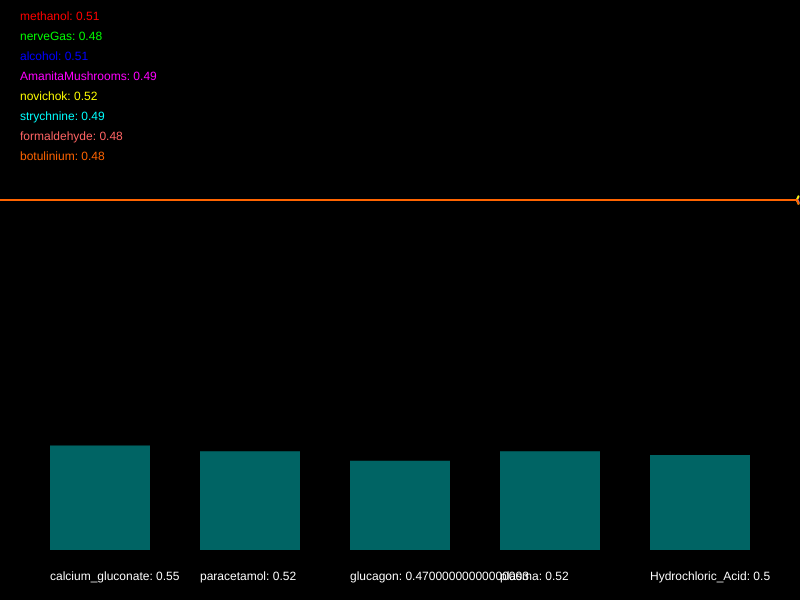
Frame 1 (no input)
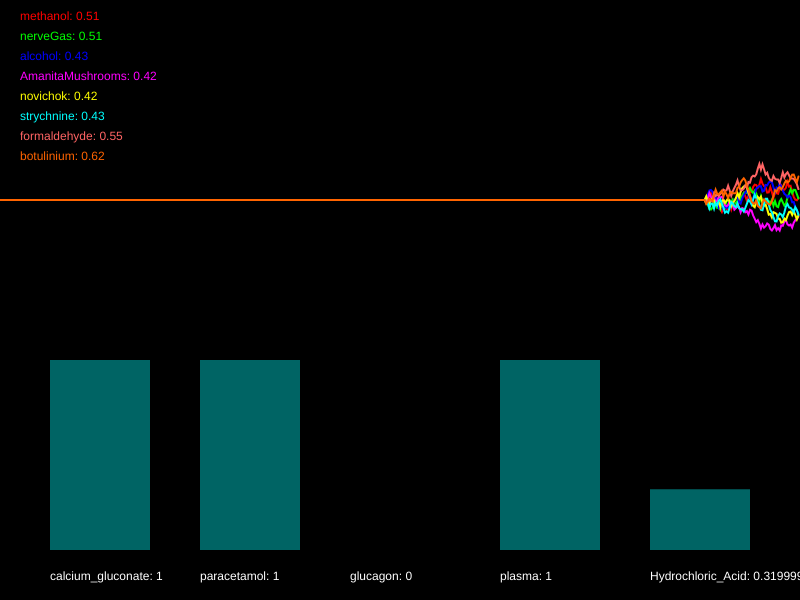
Frame 60 (no input)
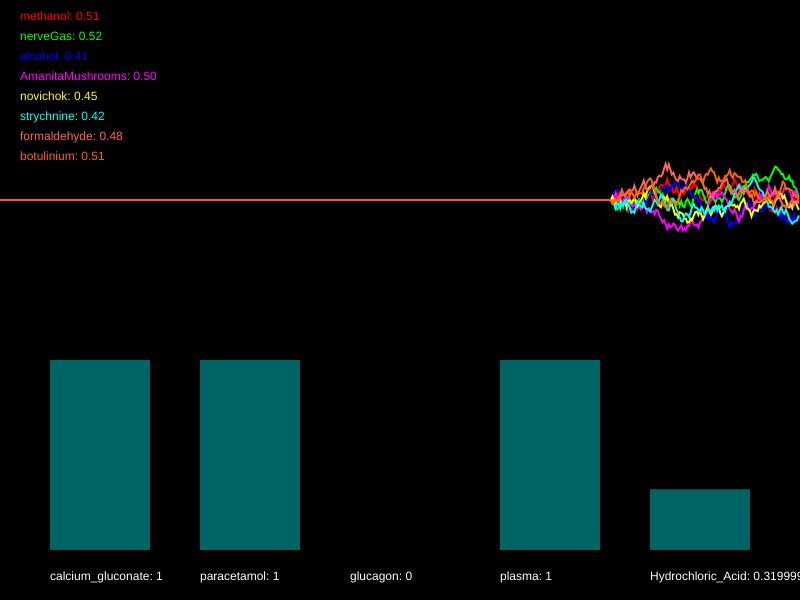
Frame 120 (the mouse pressed at the canvas centre since frame 60)

The p5.js sketch that drew these frames (run headless with seeded random() and noise() and a simulated clock; from frame 60 on, the mouse is pressed at the canvas centre):

// p5.js sketch
// ── sketch.js
/*

Officer: 7817938
CaseNum: 401-3-85438482-7817938

Case 401 - The Case of Norbert's Weiner Stand
Stage 4 - Mortal Cupcake

It seems that Norbert is getting desperate now. In what appears to be his final
stand he has set up his own cupcake shop. The laced cupcakes look delicious but
they are extremely dangerous. Just a brief whiff of one can induce a series of
deadly symptoms. This is Norbert’s most complex poison to date, so you’ll have
to work hard to produce a viable antidote.

You must develop the antidote by using conditional statements in the draw loop to
do the following.

	- When methanol dips below 0.47 or nerveGas goes above 0.52, whilst at the same time, AmanitaMushrooms dips below 0.31, decrease calcium_gluconate by 0.03
	- If novichok dips below 0.7 or formaldehyde dips below 0.65, or on the other hand, botulinium goes above 0.44 and alcohol dips below 0.72, increment calcium_gluconate by 0.05
	- If either botulinium dips below 0.36, strychnine dips below 0.27, or perhaps nerveGas goes above 0.38, decrease paracetamol by 0.02
	- If either AmanitaMushrooms goes above 0.3, methanol dips below 0.65, novichok goes above 0.64, or perhaps formaldehyde goes above 0.46, increment paracetamol by 0.04
	- If either botulinium dips below 0.45, novichok dips below 0.5, AmanitaMushrooms goes above 0.75, or perhaps alcohol dips below 0.52, decrement glucagon by 0.05
	- If strychnine goes above 0.28 or methanol dips below 0.61, whilst at the same time, formaldehyde dips below 0.65, try increasing glucagon by 0.02
	- If either nerveGas dips below 0.29, methanol goes above 0.44, or perhaps alcohol dips below 0.44, reduce plasma by 0.02
	- When novichok dips below 0.61 and botulinium goes above 0.45, whilst at the same time, formaldehyde dips below 0.67 or AmanitaMushrooms goes above 0.75, increase plasma by 0.04
	- When alcohol goes above 0.57 and nerveGas dips below 0.69, whilst at the same time, strychnine dips below 0.55 or formaldehyde goes above 0.65, decrement Hydrochloric_Acid by 0.03
	- If methanol dips below 0.45 or botulinium dips below 0.35, whilst at the same time, AmanitaMushrooms dips below 0.49 or novichok dips below 0.46, increment Hydrochloric_Acid by 0.05


Your conditional statements should:

consider the following poisons:

	- methanol
	- nerveGas
	- alcohol
	- AmanitaMushrooms
	- novichok
	- strychnine
	- formaldehyde
	- botulinium


and modify the following antidotes:

	- calcium_gluconate
	- paracetamol
	- glucagon
	- plasma
	- Hydrochloric_Acid


- There are many ways to complete this task but you should only use the
following commands:

	if(){}
	+=
	-=

*/

//Declare the poison variables
var methanol;
var nerveGas;
var alcohol;
var AmanitaMushrooms;
var novichok;
var strychnine;
var formaldehyde;
var botulinium;

//Declare the antidote variables
var calcium_gluconate;
var paracetamol;
var glucagon;
var plasma;
var Hydrochloric_Acid;

//This variable is used for drawing the graph
var graphs;

function setup() {
  createCanvas(800, 600);
  strokeWeight(2);

  //initialise the poisons and antidotes
  methanol = 0.5;
  nerveGas = 0.5;
  alcohol = 0.5;
  AmanitaMushrooms = 0.5;
  novichok = 0.5;
  strychnine = 0.5;
  formaldehyde = 0.5;
  botulinium = 0.5;
  calcium_gluconate = 0.5;
  paracetamol = 0.5;
  glucagon = 0.5;
  plasma = 0.5;
  Hydrochloric_Acid = 0.5;

  //fills the graph with empty values
  graphs = [];

  for (var i = 0; i < 8; i++) {
    graphs.push([]);
    for (var j = 0; j < 512; j++) {
      graphs[i].push(0.5);
    }
  }
}

function draw() {
  //Develop the antidote below
  //Write conditional statements to change the amount of each substance ...

  // - When methanol dips below 0.47 or nerveGas goes above 0.52, whilst at the same time, AmanitaMushrooms dips below 0.31, decrease calcium_gluconate by 0.03
  // 	- If novichok dips below 0.7 or formaldehyde dips below 0.65, or on the other hand, botulinium goes above 0.44 and alcohol dips below 0.72, increment calcium_gluconate by 0.05
  // 	- If either botulinium dips below 0.36, strychnine dips below 0.27, or perhaps nerveGas goes above 0.38, decrease paracetamol by 0.02
  if ((methanol < 0.47 || nerveGas > 0.52) && AmanitaMushrooms < 0.31) {
    calcium_gluconate -= 0.03;
  }
  if (
    novichok < 0.7 ||
    formaldehyde < 0.65 ||
    (botulinium > 0.44 && alcohol < 0.72)
  ) {
    calcium_gluconate += 0.05;
  }
  if (botulinium < 0.36 || strychnine < 0.27 || nerveGas > 0.38) {
    paracetamol -= 0.02;
  }
  // 	- If either AmanitaMushrooms goes above 0.3, methanol dips below 0.65, novichok goes above 0.64, or perhaps formaldehyde goes above 0.46, increment paracetamol by 0.04
  // 	- If either botulinium dips below 0.45, novichok dips below 0.5, AmanitaMushrooms goes above 0.75, or perhaps alcohol dips below 0.52, decrement glucagon by 0.05
  // 	- If strychnine goes above 0.28 or methanol dips below 0.61, whilst at the same time, formaldehyde dips below 0.65, try increasing glucagon by 0.02

  if (
    AmanitaMushrooms > 0.3 ||
    methanol < 0.65 ||
    novichok > 0.64 ||
    formaldehyde > 0.46
  ) {
    paracetamol += 0.04;
  }
  if (
    botulinium < 0.45 ||
    novichok < 0.5 ||
    AmanitaMushrooms > 0.75 ||
    alcohol < 0.52
  ) {
    glucagon -= 0.05;
  }
  if ((strychnine > 0.28 || methanol < 0.61) && formaldehyde < 0.65) {
    glucagon += 0.02;
  }

  // 	- If either nerveGas dips below 0.29, methanol goes above 0.44, or perhaps alcohol dips below 0.44, reduce plasma by 0.02
  // 	- When novichok dips below 0.61 and botulinium goes above 0.45, whilst at the same time, formaldehyde dips below 0.67 or AmanitaMushrooms goes above 0.75, increase plasma by 0.04
  // 	- When alcohol goes above 0.57 and nerveGas dips below 0.69, whilst at the same time, strychnine dips below 0.55 or formaldehyde goes above 0.65, decrement Hydrochloric_Acid by 0.03
  // 	- If methanol dips below 0.45 or botulinium dips below 0.35, whilst at the same time, AmanitaMushrooms dips below 0.49 or novichok dips below 0.46, increment Hydrochloric_Acid by 0.05
  if (nerveGas < 0.29 || methanol > 0.44 || alcohol < 0.44) {
    plasma -= 0.02;
  }
  if (
    novichok < 0.61 &&
    botulinium > 0.45 &&
    (formaldehyde < 0.67 || AmanitaMushrooms > 0.75)
  ) {
    plasma += 0.04;
  }
  if (
    alcohol > 0.57 &&
    nerveGas < 0.69 &&
    (strychnine < 0.55 || formaldehyde > 0.65)
  ) {
    Hydrochloric_Acid -= 0.03;
  }
  if (
    (methanol < 0.45 || botulinium < 0.35) &&
    (AmanitaMushrooms < 0.49 || novichok < 0.46)
  ) {
    Hydrochloric_Acid += 0.05;
  }
  //////////////////////////////////////////////////////

  //the code below generates new values using random numbers

  /*
		For testing, you might want to temporarily comment out
		these lines and set the same variables to constant values
		instead.
	*/

  methanol = nextValue(graphs[0], methanol);
  nerveGas = nextValue(graphs[1], nerveGas);
  alcohol = nextValue(graphs[2], alcohol);
  AmanitaMushrooms = nextValue(graphs[3], AmanitaMushrooms);
  novichok = nextValue(graphs[4], novichok);
  strychnine = nextValue(graphs[5], strychnine);
  formaldehyde = nextValue(graphs[6], formaldehyde);
  botulinium = nextValue(graphs[7], botulinium);

  calcium_gluconate = constrain(calcium_gluconate, 0, 1);
  paracetamol = constrain(paracetamol, 0, 1);
  glucagon = constrain(glucagon, 0, 1);
  plasma = constrain(plasma, 0, 1);
  Hydrochloric_Acid = constrain(Hydrochloric_Acid, 0, 1);

  ///////// DO NOT CHANGE THE CODE BELOW ///////////

  //drawing code

  // set background
  background(0);
  noFill();

  //draw the graphs for the vitals

  var colors = [
    color(255, 0, 0),
    color(0, 255, 0),
    color(0, 0, 255),
    color(255, 0, 255),
    color(255, 255, 0),
    color(0, 255, 255),
    color(255, 100, 100),
    color(255, 100, 0),
  ];

  for (var i = 0; i < graphs.length; i++) {
    stroke(colors[i]);
    drawGraph(graphs[i]);
  }

  //draw the poisons as text
  noStroke();
  fill(colors[0]);
  text("methanol: " + nf(methanol, 1, 2), 20, 20);
  fill(colors[1]);
  text("nerveGas: " + nf(nerveGas, 1, 2), 20, 40);
  fill(colors[2]);
  text("alcohol: " + nf(alcohol, 1, 2), 20, 60);
  fill(colors[3]);
  text("AmanitaMushrooms: " + nf(AmanitaMushrooms, 1, 2), 20, 80);
  fill(colors[4]);
  text("novichok: " + nf(novichok, 1, 2), 20, 100);
  fill(colors[5]);
  text("strychnine: " + nf(strychnine, 1, 2), 20, 120);
  fill(colors[6]);
  text("formaldehyde: " + nf(formaldehyde, 1, 2), 20, 140);
  fill(colors[7]);
  text("botulinium: " + nf(botulinium, 1, 2), 20, 160);

  //draw the antidotes bar chart
  drawBar(calcium_gluconate, 50, "calcium_gluconate");
  drawBar(paracetamol, 200, "paracetamol");
  drawBar(glucagon, 350, "glucagon");
  drawBar(plasma, 500, "plasma");
  drawBar(Hydrochloric_Acid, 650, "Hydrochloric_Acid");
}

function nextValue(graph, val) {
  //gets the next value for a vital and puts it in an array for drawing
  var delta = random(-0.03, 0.03);

  val += delta;
  if (val > 1 || val < 0) {
    delta *= -1;
    val += delta * 2;
  }

  graph.push(val);
  graph.shift();
  return val;
}

function drawGraph(graph) {
  //draws an array as a graph
  beginShape();
  for (var i = 0; i < graph.length; i++) {
    vertex((width * i) / 512, height * 0.5 - (graph[i] * height) / 3);
  }
  endShape();
}

function drawBar(val, x, name) {
  //draws the bars for bar chart
  noStroke();
  fill(0, 100, 100);
  var mh = height * 0.4 - 50;
  rect(x, height - 50 - val * mh, 100, val * mh);
  fill(255);
  text(name + ": " + val, x, height - 20);
}
